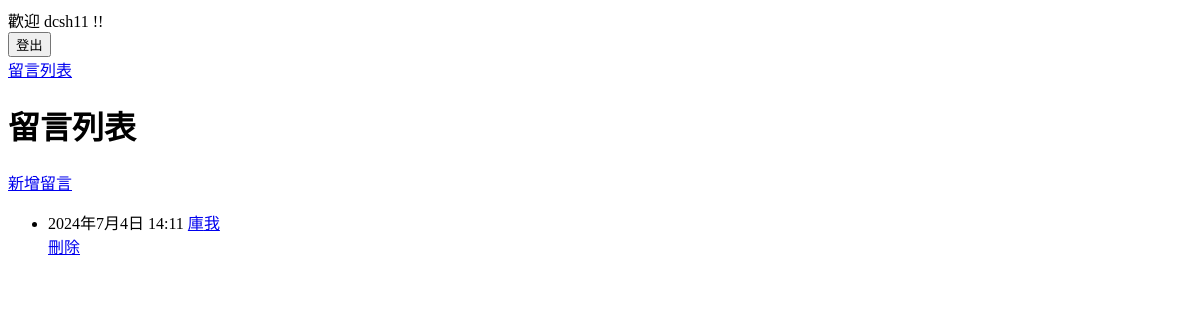
The page /message/ (signed in) on the database as committed earlier.
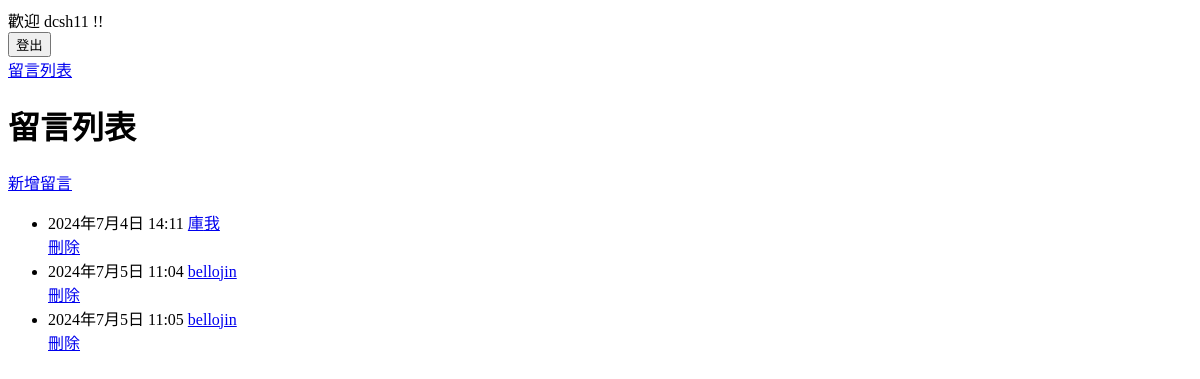
The same page on the database as committed later.
### message/models.py (models this page shows, shortened)
class Message(models.Model):
    user = models.CharField('留言者', max_length=30)
    receipt = models.CharField('收件人', max_length=60)
    subject = models.CharField('留言主題',max_length=128)
    content = models.TextField('留言內容')
    created = models.DateTimeField('留言時間', auto_now_add=True)

### message/views.py (the view)
# urls.py: path('', views.MessageList.as_view(), name='msg_list'),
class MessageList(ListView):
    model = Message
    ordering = ['created', 'id']

### message/templates/message/message_list.html (shortened to what this page needs)
{% extends 'base.html' %}
{% block content %}
<h1>留言列表</h1>
<a href="{% url 'msg_create' %}">新增留言</a>
    <ul>
        {% for  msg in message_list %}
        <li>{{msg.created}}
        <a href="{% url 'msg_read' msg.id %}">{{msg.subject}}{{ msg.user }}</a> </li>
        {% if user.is_authenticated %}
                <a href="{% url 'msg_delete' msg.id %}">刪除</a>{% endif %}
        {% endfor %}
    </ul>
    {% endblock %}

Rows that differ between the two databases and show on the page:
added Message: created "2024年7月5日 11:04", subject "bello", user "jin"
added Message: created "2024年7月5日 11:05", subject "bello", user "jin"
